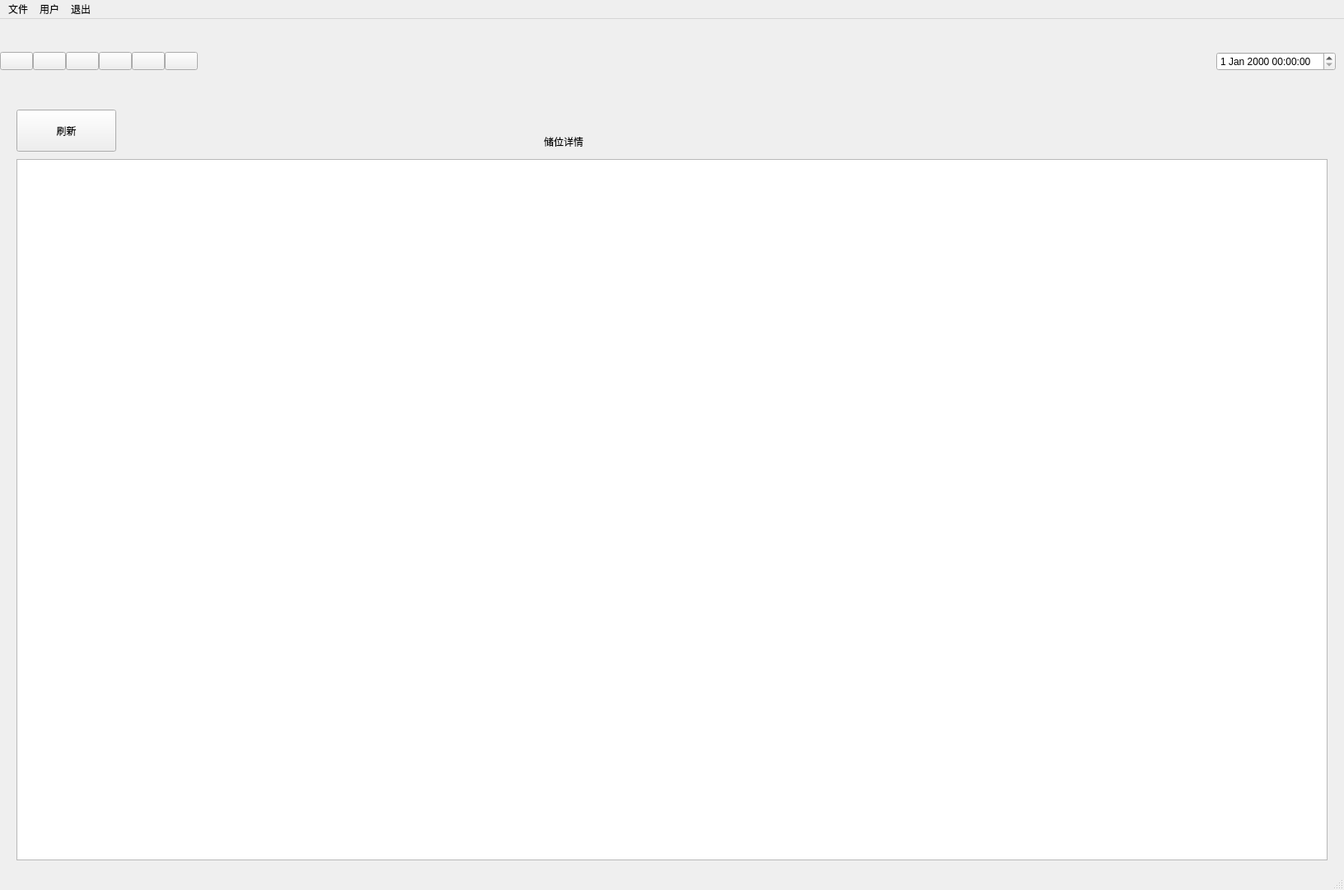
<?xml version="1.0" encoding="UTF-8"?>
<ui version="4.0">
 <class>MainWindow</class>
 <widget class="QMainWindow" name="MainWindow">
  <property name="windowModality">
   <enum>Qt::WindowModal</enum>
  </property>
  <property name="geometry">
   <rect>
    <x>0</x>
    <y>0</y>
    <width>1631</width>
    <height>1080</height>
   </rect>
  </property>
  <property name="windowTitle">
   <string>MainWindow</string>
  </property>
  <property name="windowIcon">
   <iconset>
    <normaloff>icon/icon.svg</normaloff>icon/icon.svg</iconset>
  </property>
  <property name="iconSize">
   <size>
    <width>36</width>
    <height>36</height>
   </size>
  </property>
  <widget class="QWidget" name="centralwidget">
   <widget class="QWidget" name="horizontalLayoutWidget">
    <property name="geometry">
     <rect>
      <x>0</x>
      <y>0</y>
      <width>1621</width>
      <height>103</height>
     </rect>
    </property>
    <layout class="QHBoxLayout" name="horizontalLayout">
     <property name="spacing">
      <number>0</number>
     </property>
     <item>
      <widget class="QPushButton" name="mBtn_Details">
       <property name="cursor">
        <cursorShape>ArrowCursor</cursorShape>
       </property>
       <property name="mouseTracking">
        <bool>true</bool>
       </property>
       <property name="acceptDrops">
        <bool>false</bool>
       </property>
       <property name="toolTip">
        <string>储位详情</string>
       </property>
       <property name="toolTipDuration">
        <number>-1</number>
       </property>
       <property name="statusTip">
        <string/>
       </property>
       <property name="whatsThis">
        <string/>
       </property>
       <property name="inputMethodHints">
        <set>Qt::ImhNone</set>
       </property>
       <property name="text">
        <string/>
       </property>
       <property name="icon">
        <iconset>
         <normaloff>icon/icon.svg</normaloff>icon/icon.svg</iconset>
       </property>
       <property name="iconSize">
        <size>
         <width>90</width>
         <height>90</height>
        </size>
       </property>
       <property name="autoDefault">
        <bool>false</bool>
       </property>
      </widget>
     </item>
     <item>
      <widget class="QPushButton" name="mBtn_Storage">
       <property name="mouseTracking">
        <bool>false</bool>
       </property>
       <property name="acceptDrops">
        <bool>false</bool>
       </property>
       <property name="toolTip">
        <string>出入库界面</string>
       </property>
       <property name="whatsThis">
        <string/>
       </property>
       <property name="inputMethodHints">
        <set>Qt::ImhNone</set>
       </property>
       <property name="text">
        <string/>
       </property>
       <property name="icon">
        <iconset>
         <normaloff>icon/storage.svg</normaloff>icon/storage.svg</iconset>
       </property>
       <property name="iconSize">
        <size>
         <width>90</width>
         <height>90</height>
        </size>
       </property>
       <property name="autoDefault">
        <bool>false</bool>
       </property>
      </widget>
     </item>
     <item>
      <widget class="QPushButton" name="mBtn_Search">
       <property name="mouseTracking">
        <bool>false</bool>
       </property>
       <property name="acceptDrops">
        <bool>false</bool>
       </property>
       <property name="toolTip">
        <string>查询界面</string>
       </property>
       <property name="whatsThis">
        <string/>
       </property>
       <property name="inputMethodHints">
        <set>Qt::ImhNone</set>
       </property>
       <property name="text">
        <string/>
       </property>
       <property name="icon">
        <iconset>
         <normaloff>icon/searching.svg</normaloff>icon/searching.svg</iconset>
       </property>
       <property name="iconSize">
        <size>
         <width>90</width>
         <height>90</height>
        </size>
       </property>
       <property name="autoDefault">
        <bool>false</bool>
       </property>
      </widget>
     </item>
     <item>
      <widget class="QPushButton" name="mBtn_AddStation">
       <property name="mouseTracking">
        <bool>false</bool>
       </property>
       <property name="acceptDrops">
        <bool>false</bool>
       </property>
       <property name="toolTip">
        <string>储位信息维护</string>
       </property>
       <property name="whatsThis">
        <string/>
       </property>
       <property name="inputMethodHints">
        <set>Qt::ImhNone</set>
       </property>
       <property name="text">
        <string/>
       </property>
       <property name="icon">
        <iconset>
         <normaloff>icon/addstation.svg</normaloff>icon/addstation.svg</iconset>
       </property>
       <property name="iconSize">
        <size>
         <width>90</width>
         <height>90</height>
        </size>
       </property>
       <property name="autoDefault">
        <bool>false</bool>
       </property>
      </widget>
     </item>
     <item>
      <widget class="QPushButton" name="mBtn_AddItem">
       <property name="mouseTracking">
        <bool>false</bool>
       </property>
       <property name="acceptDrops">
        <bool>false</bool>
       </property>
       <property name="toolTip">
        <string>料号信息维护</string>
       </property>
       <property name="whatsThis">
        <string/>
       </property>
       <property name="inputMethodHints">
        <set>Qt::ImhNone</set>
       </property>
       <property name="text">
        <string/>
       </property>
       <property name="icon">
        <iconset>
         <normaloff>icon/additemNum.svg</normaloff>icon/additemNum.svg</iconset>
       </property>
       <property name="iconSize">
        <size>
         <width>90</width>
         <height>90</height>
        </size>
       </property>
       <property name="autoDefault">
        <bool>false</bool>
       </property>
      </widget>
     </item>
     <item>
      <widget class="QPushButton" name="mBtn_Addother">
       <property name="mouseTracking">
        <bool>false</bool>
       </property>
       <property name="acceptDrops">
        <bool>false</bool>
       </property>
       <property name="toolTip">
        <string>其他信息维护</string>
       </property>
       <property name="whatsThis">
        <string/>
       </property>
       <property name="inputMethodHints">
        <set>Qt::ImhNone</set>
       </property>
       <property name="text">
        <string/>
       </property>
       <property name="icon">
        <iconset>
         <normaloff>icon/addothers.svg</normaloff>icon/addothers.svg</iconset>
       </property>
       <property name="iconSize">
        <size>
         <width>90</width>
         <height>90</height>
        </size>
       </property>
       <property name="autoDefault">
        <bool>false</bool>
       </property>
      </widget>
     </item>
     <item>
      <spacer name="horizontalSpacer">
       <property name="orientation">
        <enum>Qt::Horizontal</enum>
       </property>
       <property name="sizeHint" stdset="0">
        <size>
         <width>40</width>
         <height>20</height>
        </size>
       </property>
      </spacer>
     </item>
     <item>
      <widget class="QDateTimeEdit" name="dateTimeEdit"/>
     </item>
    </layout>
   </widget>
   <widget class="QStackedWidget" name="stackedWidget">
    <property name="geometry">
     <rect>
      <x>10</x>
      <y>110</y>
      <width>1611</width>
      <height>931</height>
     </rect>
    </property>
    <property name="cursor">
     <cursorShape>ArrowCursor</cursorShape>
    </property>
    <property name="contextMenuPolicy">
     <enum>Qt::DefaultContextMenu</enum>
    </property>
    <property name="toolTip">
     <string/>
    </property>
    <property name="statusTip">
     <string/>
    </property>
    <property name="whatsThis">
     <string/>
    </property>
    <property name="currentIndex">
     <number>0</number>
    </property>
    <widget class="QWidget" name="page">
     <widget class="QPushButton" name="pushButton">
      <property name="geometry">
       <rect>
        <x>10</x>
        <y>0</y>
        <width>121</width>
        <height>51</height>
       </rect>
      </property>
      <property name="text">
       <string>刷新</string>
      </property>
     </widget>
     <widget class="QLabel" name="label_3">
      <property name="geometry">
       <rect>
        <x>650</x>
        <y>30</y>
        <width>81</width>
        <height>18</height>
       </rect>
      </property>
      <property name="text">
       <string>储位详情</string>
      </property>
     </widget>
     <widget class="QTableView" name="tableView">
      <property name="geometry">
       <rect>
        <x>10</x>
        <y>60</y>
        <width>1591</width>
        <height>851</height>
       </rect>
      </property>
     </widget>
    </widget>
    <widget class="QWidget" name="page_2">
     <widget class="QPushButton" name="mBtn_StorageOut">
      <property name="geometry">
       <rect>
        <x>900</x>
        <y>290</y>
        <width>120</width>
        <height>120</height>
       </rect>
      </property>
      <property name="mouseTracking">
       <bool>false</bool>
      </property>
      <property name="acceptDrops">
       <bool>false</bool>
      </property>
      <property name="whatsThis">
       <string>出库</string>
      </property>
      <property name="inputMethodHints">
       <set>Qt::ImhNone</set>
      </property>
      <property name="text">
       <string/>
      </property>
      <property name="icon">
       <iconset>
        <normaloff>icon/storageout.svg</normaloff>icon/storageout.svg</iconset>
      </property>
      <property name="iconSize">
       <size>
        <width>120</width>
        <height>120</height>
       </size>
      </property>
      <property name="autoDefault">
       <bool>false</bool>
      </property>
     </widget>
     <widget class="QPushButton" name="mBtn_StorageIn">
      <property name="geometry">
       <rect>
        <x>550</x>
        <y>290</y>
        <width>120</width>
        <height>120</height>
       </rect>
      </property>
      <property name="mouseTracking">
       <bool>false</bool>
      </property>
      <property name="acceptDrops">
       <bool>false</bool>
      </property>
      <property name="whatsThis">
       <string>入库</string>
      </property>
      <property name="inputMethodHints">
       <set>Qt::ImhNone</set>
      </property>
      <property name="text">
       <string/>
      </property>
      <property name="icon">
       <iconset>
        <normaloff>icon/storagein.svg</normaloff>icon/storagein.svg</iconset>
      </property>
      <property name="iconSize">
       <size>
        <width>120</width>
        <height>120</height>
       </size>
      </property>
      <property name="autoDefault">
       <bool>false</bool>
      </property>
     </widget>
     <widget class="QLabel" name="label">
      <property name="geometry">
       <rect>
        <x>570</x>
        <y>430</y>
        <width>91</width>
        <height>61</height>
       </rect>
      </property>
      <property name="font">
       <font>
        <family>Agency FB</family>
        <pointsize>20</pointsize>
        <underline>true</underline>
       </font>
      </property>
      <property name="text">
       <string>入库</string>
      </property>
     </widget>
     <widget class="QLabel" name="label_2">
      <property name="geometry">
       <rect>
        <x>920</x>
        <y>430</y>
        <width>91</width>
        <height>61</height>
       </rect>
      </property>
      <property name="font">
       <font>
        <family>Agency FB</family>
        <pointsize>20</pointsize>
        <underline>true</underline>
       </font>
      </property>
      <property name="text">
       <string>出库</string>
      </property>
     </widget>
     <widget class="QLabel" name="label_4">
      <property name="geometry">
       <rect>
        <x>640</x>
        <y>100</y>
        <width>81</width>
        <height>18</height>
       </rect>
      </property>
      <property name="text">
       <string>入库出库</string>
      </property>
     </widget>
    </widget>
    <widget class="QWidget" name="page_3">
     <widget class="QLabel" name="label_5">
      <property name="geometry">
       <rect>
        <x>730</x>
        <y>120</y>
        <width>81</width>
        <height>18</height>
       </rect>
      </property>
      <property name="text">
       <string>查询</string>
      </property>
     </widget>
    </widget>
    <widget class="QWidget" name="page_4">
     <widget class="QLabel" name="label_6">
      <property name="geometry">
       <rect>
        <x>730</x>
        <y>110</y>
        <width>81</width>
        <height>18</height>
       </rect>
      </property>
      <property name="text">
       <string>增加储位</string>
      </property>
     </widget>
    </widget>
    <widget class="QWidget" name="page_5">
     <widget class="QLabel" name="label_7">
      <property name="geometry">
       <rect>
        <x>770</x>
        <y>170</y>
        <width>81</width>
        <height>18</height>
       </rect>
      </property>
      <property name="text">
       <string>增加料号</string>
      </property>
     </widget>
    </widget>
    <widget class="QWidget" name="page_6">
     <widget class="QLabel" name="label_8">
      <property name="geometry">
       <rect>
        <x>760</x>
        <y>140</y>
        <width>131</width>
        <height>18</height>
       </rect>
      </property>
      <property name="text">
       <string>增加其他项</string>
      </property>
     </widget>
    </widget>
   </widget>
  </widget>
  <widget class="QMenuBar" name="menubar">
   <property name="geometry">
    <rect>
     <x>0</x>
     <y>0</y>
     <width>1631</width>
     <height>30</height>
    </rect>
   </property>
   <widget class="QMenu" name="menu">
    <property name="title">
     <string>文件</string>
    </property>
    <addaction name="actionExit"/>
   </widget>
   <widget class="QMenu" name="menu_2">
    <property name="title">
     <string>用户</string>
    </property>
    <addaction name="actionadd_new"/>
    <addaction name="actiondelete"/>
    <addaction name="actionchange"/>
    <addaction name="actionlogin_in"/>
    <addaction name="actionlogin_out"/>
   </widget>
   <widget class="QMenu" name="menu_3">
    <property name="title">
     <string>退出</string>
    </property>
   </widget>
   <addaction name="menu"/>
   <addaction name="menu_2"/>
   <addaction name="menu_3"/>
  </widget>
  <widget class="QStatusBar" name="statusbar"/>
  <action name="actionExit">
   <property name="text">
    <string>退出</string>
   </property>
   <property name="iconText">
    <string>exit</string>
   </property>
  </action>
  <action name="actionadd_new">
   <property name="text">
    <string>增加新用户</string>
   </property>
   <property name="iconText">
    <string>addnewuser</string>
   </property>
   <property name="font">
    <font/>
   </property>
  </action>
  <action name="actiondelete">
   <property name="text">
    <string>删除用户</string>
   </property>
   <property name="iconText">
    <string>deleteuser</string>
   </property>
  </action>
  <action name="actionchange">
   <property name="text">
    <string>变更用户信息</string>
   </property>
   <property name="iconText">
    <string>changeuserinfo</string>
   </property>
  </action>
  <action name="actionlogin_in">
   <property name="text">
    <string>登录</string>
   </property>
   <property name="iconText">
    <string>login_in</string>
   </property>
   <property name="font">
    <font>
     <family>Agency FB</family>
     <pointsize>10</pointsize>
     <weight>75</weight>
     <bold>true</bold>
    </font>
   </property>
  </action>
  <action name="actionlogin_out">
   <property name="text">
    <string>登出</string>
   </property>
   <property name="iconText">
    <string>login_out</string>
   </property>
  </action>
 </widget>
 <resources/>
 <connections/>
</ui>
